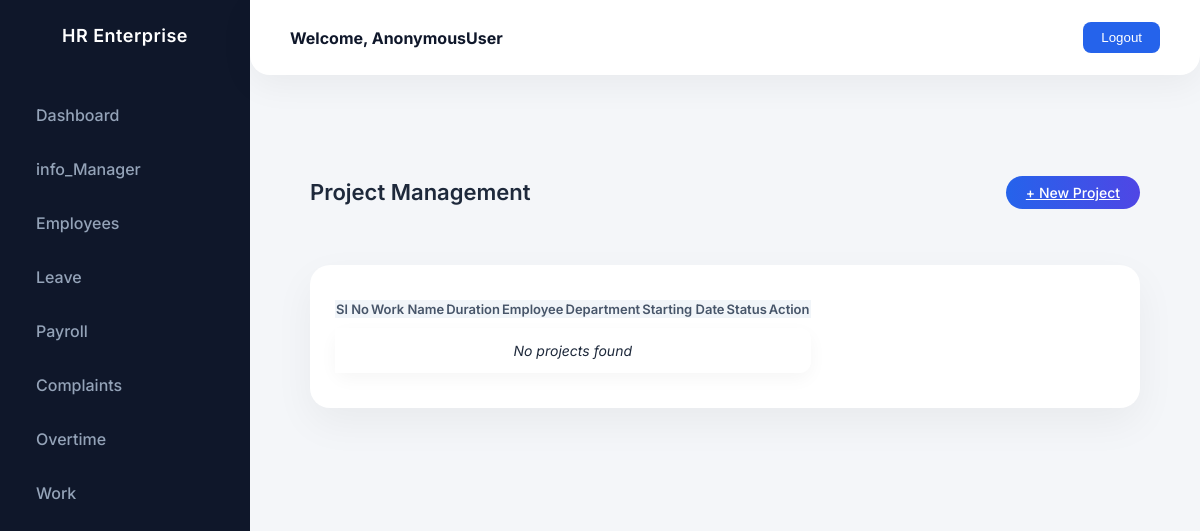
/project_list, run on an earlier commit of the app's database.
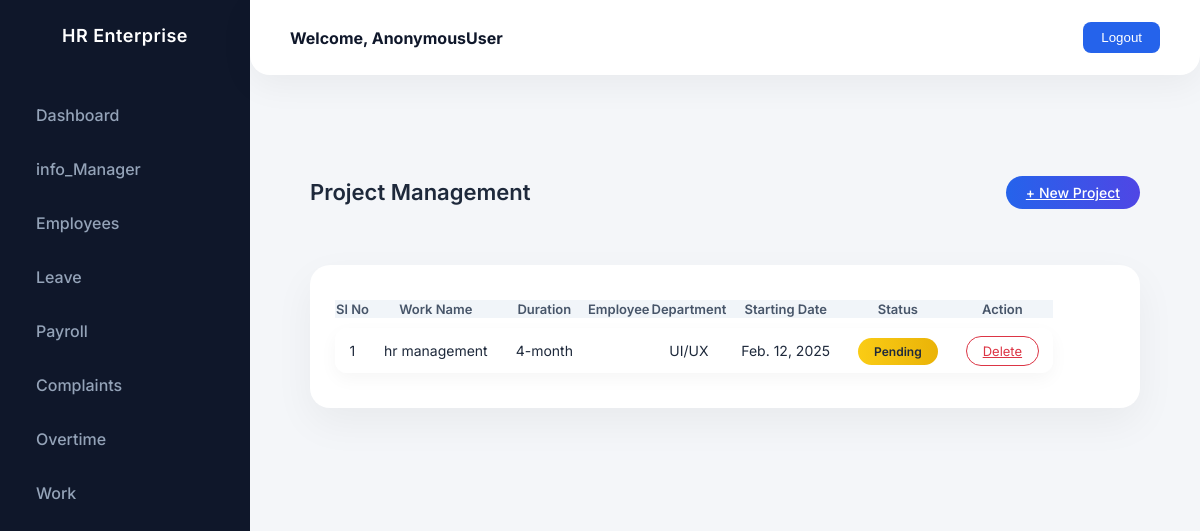
And on a later commit of the database.
### Hr_cloud_app/models.py (models this page shows, shortened)
class Work(models.Model):
    work_detail =models.ForeignKey("Employee",on_delete=models.CASCADE)
    work_name = models.CharField(max_length=100)
    work_duration= models.CharField()
    date = models.DateField()
    status = models.BooleanField(default=False)
    department = (
        ("UI/UX", "Ui/Ux"),
        ("DATA SCIENCE", "data science"),
        ("PYTHON DEVELOPING", "python_developing"),
        ("FLUTTER", "flutter"),
        ("DATA ANALATICS", "data analytics"),
        ("REACT", "react"),
        ("FRONT END DEVELOPING", "front end development"),
        ("BACK END DEVELOPING", "back end development"),
        ("DEVOPS", "devops"),
        ("CLOUD", "cloud"),
    )
    department = models.CharField(max_length=100,
                      choices=department,
                      default="UI/UX")

### Hr_cloud_app/hrviews.py (the view)
# urls.py: path('project_list',hrviews.project_list,name='project_list'),
def project_list(request):
    data=Work.objects.all()
    return render(request,'hr/work_list.html',{'data':data})

### templates/hr/work_list.html (shortened to what this page needs)
{% extends "hr/dashhr.html" %}
{% load crispy_forms_tags %}
{% block content %}
<div class="container-fluid project-wrapper">
    <div class="page-header">
        <h4 class="page-title">Project Management</h4>
        <a href="{% url 'Work_add' %}" class="btn btn-add-project">
            + New Project
        </a>
    </div>
    <div class="project-card">
        <div class="table-responsive">
            <table class="table align-middle">
                <thead>
                    <tr>
                        <th>Sl No</th>
                        <th>Work Name</th>
                        <th>Duration</th>
                        <th>Employee</th>
                        <th>Department</th>
                        <th>Starting Date</th>
                        <th>Status</th>
                        <th>Action</th>
                    </tr>
                </thead>
                <tbody>
                {% for i in data %}
                    <tr>
                        <td>{{ forloop.counter }}</td>
                        <td class="fw-semibold">{{ i.work_name }}</td>
                        <td>{{ i.work_duration }}</td>
                        <td>{{ i.employee_name }}</td>
                        <td>{{ i.department }}</td>
                        <td>{{ i.date }}</td>
                        <td>
                            {% if i.status %}
                                <span class="badge-running">Running</span>
                            {% else %}
                                <span class="badge-pending">Pending</span>
                            {% endif %}
                        </td>
                        <td>
                            <a href="{% url 'Project_delete' i.id %}"
                               class="btn btn-delete">
                                Delete
                            </a>
                        </td>
                    </tr>
                {% empty %}
                    <tr>
                        <td colspan="8" class="empty-row">
                            No projects found
                        </td>
                    </tr>
                {% endfor %}
                </tbody>
            </table>
        </div>
    </div>
</div>
{% endblock %}

What changed in the data, as far as the page shows it:
added Work: work_name "hr management", work_duration "4-month", department "UI/UX", date "Feb. 12, 2025", status "Pending"
Also different on the page:
text no longer shown: "No projects found"
